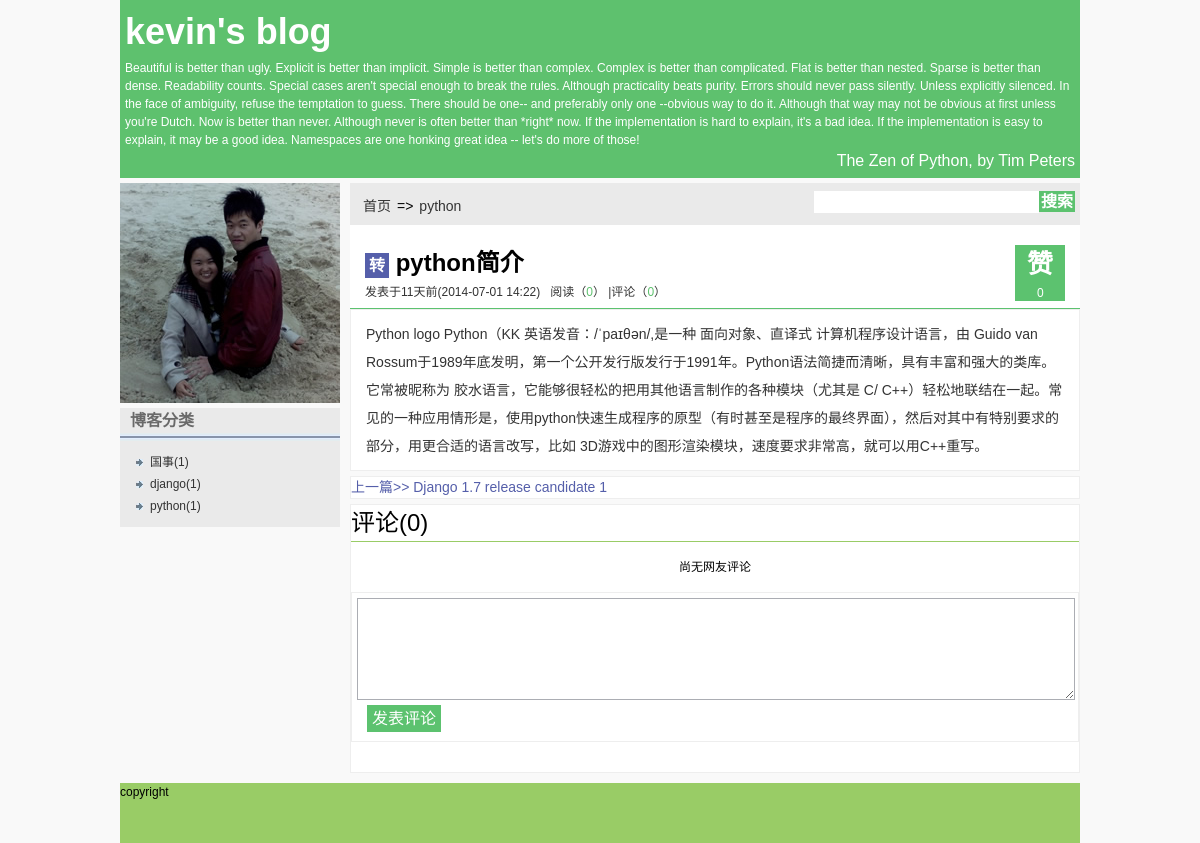
Page /blog/art/3/ on the committed database.
### blog/models.py (models this page shows, shortened)
class Category(models.Model):
    name = models.CharField("分类", max_length=64)

class Article(models.Model):
    title = models.CharField("标题", max_length=128)
    category = models.ForeignKey(Category,verbose_name="分类")
    tags = models.ManyToManyField(Tag, verbose_name="标签", blank=True)
    content = models.TextField("内容")
    create_date = models.DateTimeField("创建日期",auto_now_add=True)
    pub_date = models.DateTimeField("发布日期",auto_now=True)
    is_from = models.CharField("来自", max_length=1, default='Y', choices=(('Y','yuanchuang'),('Z','zhuanzai')))
    view_count = models.IntegerField("访问量统计", default=0)
    vote_count = models.IntegerField("支持量统计", default=0)
    comment_count = property(lambda self: self.comment_set.count())
    is_yuan = property(lambda self: self.is_from == u'Y')
    is_zhuan = property(lambda self: self.is_from == u'Z')
    def pub_date_delta():
        doc = "The pub_date_delta property."
        def fget(self):
            today = datetime.datetime.today()
            if today.year - self.pub_date.year > 0:
                self._delta = "%d年前" % (today.year - self.pub_date.year)
            elif today.month - self.pub_date.month > 0:
                self._delta = "%d个月前" % (today.month - self.pub_date.month)
            elif today.day - self.pub_date.day > 0:
                self._delta = "%d天前" % (today.day - self.pub_date.day)
            elif today.hour - self.pub_date.hour > 0:
                self._delta = "%d小时前" % (today.hour - self.pub_date.hour)
            elif today.minute - self.pub_date.minute > 0:
                self._delta = "%d分钟前" % (today.minute - self.pub_date.minute)
            else:
                self._delta = ""
            return self._delta
        def fset(self, value):
            self._delta = value
        def fdel(self):
            del self._delta
        return locals()
    pub_date_delta = property(**pub_date_delta())
    def getComment():
        def fget(self):
            self.cmlist = []
            def com2dict(c):
                d = {}
                d['comm'] = c
                d['list'] = []
                return d
            def recur(objs, t, l):
                if t > 50:
                    return
                for c in objs.all():
                    d = com2dict(c)
                    l.append(d)
                    if c.comment_set.count() > 0:
                        recur(c.comment_set, t+1, d['list'])
            for c in self.comment_set.filter(reply=None):
                d = com2dict(c)
                self.cmlist.append(d)
                recur(c.comment_set, 0, d['list'])
            return self.cmlist
        return locals()
    comments = property(**getComment())

### blog/views.py (the view)
# urls.py: url(r'art/(?P<id>\d{1,5})/$', 'article',name="article_by_id"),
def article(request,id):
    blog = Blog()
    article = get_object_or_404(Article,id=id)
    try:
        preArticle = Article.objects.get(id=str((int(id))-1))
        nextArticle = Article.objects.get(id=str((int(id))+1))
    except Article.DoesNotExist, e:
        pass
    return render_to_response('article.html', locals())

### blog/templates/article.html (shortened to what this page needs)
{% extends "layout.html" %}
{% load static %}
{% block category_nav %}
{% if article.category %}
    <li>=></li>
    <li><a href="{% url 'articles_by_cat' article.category.id %}">{{ article.category.name }}</a></li>
{% endif %}
{% endblock %}
{% block content %}
<div class="article_main">
    <div class="article_title">
        <div class="zan_article">
            <p class="zan_p1">赞</p>
            <p class="zan_p2">{{ article.vote_count }}</p>
        </div>
        <p class="tp1"> {% if article.is_yuan %} <span class="yuan">原</span> {% else %}{% if article.is_zhuan %} <span class="zhuan">转</span> {% endif %}{% endif %}<span class="atitle">{{ article.title }}</span> </p>
        <p class="tp2">发表于{{ article.pub_date_delta}}({{ article.pub_date|date:"Y-m-d H:i" }})&nbsp;&nbsp;&nbsp;阅读（<span>{{ article.view_count }}</span>）&nbsp;|评论（<span>{{ article.comment_count }}</span>）</p>
    </div>
    <div class="article_content"> {{ article.content|safe }} </div>
    <div class="article_nav">
        {% if preArticle %}
        <p id="pre_article"><a href="{% url 'article_by_id' preArticle.id %}">上一篇&gt;&gt; {{ preArticle.title }}</a></p>
        {% endif %}
    </div>
    <div class="article_comment">
        <p id="comment_p1">评论({{ article.comment_count }})</p>
        <div id="comment_sep"></div>
        {% if article.comment_count == 0 %}
        <p id="comment_p2">尚无网友评论</p>
        {% endif %}
        <div class="article_comment_form">
            <div class="input_omment">
            <textarea></textarea>
            <p> <a href="{{ article.submitComment.href }}">发表评论</a> </p>
            </div>
        </div>
    </div>
</div>
{% endblock %}

### blog/templates/layout.html (shortened to what this page needs)
<!DOCTYPE html PUBLIC "-//W3C//DTD XHTML 1.0 Transitional//EN" "http://www.w3.org/TR/xhtml1/DTD/xhtml1-transitional.dtd">
<html xmlns="http://www.w3.org/1999/xhtml">
<head>
{% load static %}
<link href="{% get_static_prefix %}css/layout.css" rel="stylesheet" type="text/css" />
<link type="text/css" rel="stylesheet" href="{% get_static_prefix %}syntaxhighlighter/styles/shCore.css"></link>
<link type="text/css" rel="stylesheet" href="{% get_static_prefix %}syntaxhighlighter/styles/shCoreDefault.css"></link>
</head>
<body>
<div id="container">
    <div id="header">
        <p class="one">{{ blog.name }}</p>
        {% if blog.zen %}
        <p class="three">{{ blog.zen.content }}</p>
        {% if blog.zen.author %}
        <p class="two">{{ blog.zen.author }}</p>
        {% endif %}
        {% endif %}
    </div>
    <div id="mainContent">
        <div id="sidebar">
            <div id="owner">
                <div id="icon">
                    <a href="{% url 'about_me' %}">
                    <img src="{% get_static_prefix %}images/IMG_Ali_01447.jpg" alt="头像" name="" width="220" height="220" />
                    </a>
                </div>
            </div>
            {% if blog.categories %}
            <div id="categories"><span class="sidetitle">博客分类</span>
                <div class="sep"></div>
                <ul id="ulpic">
                    {% for cat in blog.categories %}
                    {% if cat.article_set.count > 0 %}
                    <li><a href="{% url 'articles_by_cat' cat.id %}">{{ cat.name }}({{cat.article_set.count}})</a></li>
                    {% endif %}
                    {% endfor %}
                </ul>
            </div>
            {% endif %}
        </div>
        <div id="content">
            <div id="top_div">
                <ul>
                    <li><a href="{% url 'home' %}">首页</a></li>
                    {% block category_nav %}{% endblock %}
                </ul>
                <form class="search">
                    <input id="search" size="30"/><a href="/search" >搜索</a>
                </form>
            </div>
            {% block content %}{% endblock %}
        </div>
    </div>
    <div id="footer">copyright</div>
</div>
</body>
</html>

### blog/static/css/layout.css (style rules this page uses)
body { font-size:14px; margin:0; line-height:150%; background-color: #F9F9F9; }
body, h1, h2, h3, h4, h5, h6, hr, p, blockquote, dl, dt, dd, ul, ol, li, pre, form, fieldset, legend, button, input, textarea, th, td, img { border:medium none; margin: 0; padding: 0; }
body, button, input, select, textarea { font: 12px/1.5 tahoma, helvetica, sans-serif; }
ul, ol { list-style: none; }
a { text-decoration: none; color:#333; }
img { border:0px; }
#container { margin:0 auto; width:80%; }
#header { background-color: #5EC16E; margin-bottom: 5px; padding: 5px; color:#FFFFFF; }
#mainContent { margin-bottom:5px; margin:0 auto; }
#sidebar #categories #ulpic { list-style-type: circle; list-style-image: url(../images/arary_r2_c2.jpg); line-height: 22px; padding-top: 10px; padding-right: 0px; padding-bottom: 10px; padding-left: 30px; margin-top: 0px; margin-right: 0px; margin-bottom: 0px; }
#sidebar .sidetitle { font-size: 16px; line-height: 25px; font-weight: bold; color: #6A6A6A; margin: 10px; }
#sidebar { margin: 0px; padding: 0px; overflow: auto; zoom:1; width:220px; float: left; }
#content { margin-left:230px !important; margin-left:207px; }
#sidebar #owner { margin-right: auto; margin-left: auto; margin-top: 0px; margin-bottom: 5px; }
#owner #icon { height: 220px; background-color: #5CC26F; margin-bottom: 5px; }
#icon a { display: block; }
#sidebar .sep { background-image: url(../images/00000001_r2_c2.jpg); background-repeat: repeat-x; height: 8px; }
#footer { height:60px; background:#9c6; }
#sidebar #categories { margin-bottom: 5px; background-color: #EAEAEA; }
#content #top_div { height: 42px; line-height: 38px; background-color: #EAEAEA; font-size: 14px; }
#top_div ul { list-style: none; margin: 0px; padding: 0px 0px 0px 10px; }
#top_div ul li { float:left; padding: 0px 3px; height: 26px; line-height: 46px; }
#container #header .one { font-size: 36px; font-weight: bold; }
#container #header .two { font-size: 16px; text-align: right; }
.search { float: right; }
.search a { font-size: 16px; background-color: #5CC26F; vertical-align:middle; padding: 2px; margin-top: auto; margin-right: 5px; margin-bottom: auto; margin-left: auto; color:#FFFFFF; font-weight:bold; }
.search #search { margin:auto; height: 22px; vertical-align:middle; }
.zan_article { background-color: #5CC26F; height: 56px; width: 50px; float: right; }
.article_main .article_title { padding:20px 15px 7px 15px; background-color: #FFF; }
.article_title .tp1 { font-size: 24px; font-weight: bold; margin-bottom: 2px; }
.article_comment { background-color: #FFF; border: 1px solid #EEE; margin-top: auto; margin-right: auto; margin-bottom: 10px; margin-left: auto; }
.article_comment_form { background-color: #FFF; border: 1px solid #EEE; margin-bottom: 30px; padding-bottom:5px; }
#comment_sep { background-color: #9C6; height: 1px; }
.article_comment_form p a { background-color: #5CC26F; color: #FFF; padding: 5px; font-size: 16px; margin-left:10px; }
#comment_p2 { text-align: center; height: 50px; line-height: 50px; }
.article_comment_form textarea { width: 100%; height: 100px; margin-bottom: 7px; border: 1px solid #ABADB3; }
#comment_p1 { font-size: 24px; }
.article_title .tp2 { font-size: 12px; color:#333; }
.article_content { color: #333; padding:10px 15px 10px 15px; margin:auto auto 5px auto; font-size: 14px; word-spacing: normal; letter-spacing: normal; line-height: 28px; background-color: #FFF; border: 1px solid #EEEEEE; }
.article_nav { background-color: #FFF; border: 1px solid #EEE; margin:auto auto 5px auto; }
.zan_article .zan_p1 { font-size: 26px; margin-left: 12px; color: #FFFFFF; font-weight: bold; }
.zhuan { font-size: 16px; color: #FFF; background-color: #555FAA; padding: 4px; }
.tp1 .atitle { padding-top: 3px; }
.article_title .tp2 span { color: #5EC16E; }
.zan_article .zan_p2 { color: #FFF; margin-left: 22px; }
.article_nav a { color: #555FAA; font-size: 14px; }
.input_omment { padding: 5px; }

### rows in the picture
Category: name "国事", article_set.count "1"
Category: name "django", article_set.count "1"
Category: name "python", article_set.count "1"
Article: category.name "python", vote_count "0", title "python简介", pub_date_delta "11天前", pub_date "2014-07-01 14:22", view_count "0", comment_count "0", content "Python logo Python（KK 英语发音：/ˈpaɪθən/,是一种 面向对象、直译式 计算机程序设计语言，由 Guido van Rossum于1989年底发明，第一个公开发行版发行于1991年。Python语法简捷而清晰，具有丰富和强大的类库。它常被昵称为 胶水语言，它能够很轻松的把用其他语言制作的各种模块（尤其是 C/ C++）轻松地联结在一起。常见的一种应用情形是，使用python快速生成程序的原型（有时甚至是程序的最终界面），然后对其中有特别要求的部分，用更合适的语言改写，比如 3D游戏中的图形渲染模块，速度要求非常高，就可以用C++重写。"
Article: title "Django 1.7 release candidate 1"

### other values in the picture
{{ blog.name }} "kevin's blog"
{{ blog.zen.author }} "The Zen of Python, by Tim Peters"
